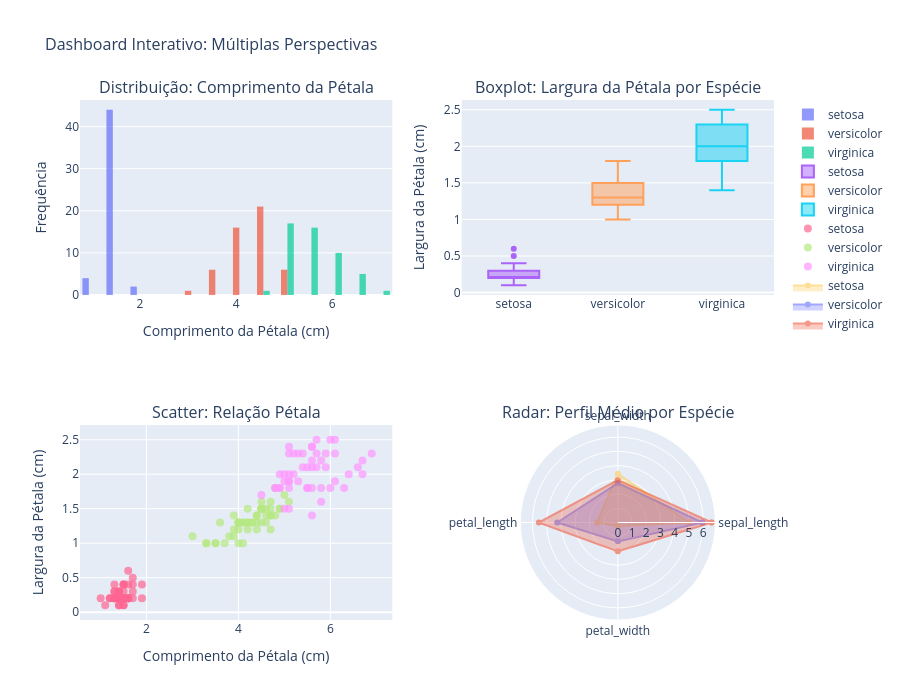

Write notebook code for a chart like this one.
### Code cell
# @title
# Dashboard interativo com Plotly
fig = make_subplots(
    rows=2, cols=2,
    subplot_titles=('Distribuição: Comprimento da Pétala',
                   'Boxplot: Largura da Pétala por Espécie',
                   'Scatter: Relação Pétala',
                   'Radar: Perfil Médio por Espécie'),
    specs=[[{'type': 'histogram'}, {'type': 'box'}],
           [{'type': 'scatter'}, {'type': 'polar'}]]
)

# 1. Histograma
for species in iris['species'].unique():
    subset = iris[iris['species'] == species]
    fig.add_trace(
        go.Histogram(x=subset['petal_length'], name=species, opacity=0.7),
        row=1, col=1
    )

# 2. Boxplot
for species in iris['species'].unique():
    subset = iris[iris['species'] == species]
    fig.add_trace(
        go.Box(y=subset['petal_width'], name=species),
        row=1, col=2
    )

# 3. Scatter
for species in iris['species'].unique():
    subset = iris[iris['species'] == species]
    fig.add_trace(
        go.Scatter(x=subset['petal_length'], y=subset['petal_width'],
                  mode='markers', name=species,
                  marker=dict(size=8, opacity=0.7)),
        row=2, col=1
    )

# 4. Radar Chart
categories = features
for species in iris['species'].unique():
    subset = iris[iris['species'] == species]
    values = subset[features].mean().values.tolist()
    values.append(values[0])  # Fechar o polígono

    fig.add_trace(
        go.Scatterpolar(
            r=values,
            theta=categories + [categories[0]],
            fill='toself',
            name=species,
            opacity=0.6
        ),
        row=2, col=2
    )

# Atualizando layout
fig.update_layout(
    height=700,
    showlegend=True,
    title_text="Dashboard Interativo: Múltiplas Perspectivas",
    title_font_size=16
)

# Ajustes específicos
fig.update_xaxes(title_text="Comprimento da Pétala (cm)", row=1, col=1)
fig.update_xaxes(title_text="Comprimento da Pétala (cm)", row=2, col=1)
fig.update_yaxes(title_text="Frequência", row=1, col=1)
fig.update_yaxes(title_text="Largura da Pétala (cm)", row=1, col=2)
fig.update_yaxes(title_text="Largura da Pétala (cm)", row=2, col=1)

fig.show()

print("📊 DASHBOARD INSIGHTS:")
print("• Histograma: Distribuições bimodais indicam separação natural")
print("• Boxplot: Setosa tem menor variabilidade")
print("• Scatter: Correlação linear forte entre dimensões da pétala")
print("• Radar: Perfis distintos - Setosa é menor em todas as dimensões")

### Figure 1 — Plotly figure (JSON) as saved in the notebook; plotly's stock layout.template omitted (floating-point values rounded to 4 significant figures)
{"data": [{"name": "setosa", "opacity": 0.7, "type": "histogram", "x": [1.4, 1.4, 1.3, 1.5, 1.4, 1.7, 1.4, 1.5, 1.4, 1.5, 1.5, 1.6, 1.4, 1.1, 1.2, 1.5, 1.3, 1.4, 1.7, 1.5, 1.7, 1.5, 1.0, 1.7, 1.9, 1.6, 1.6, 1.5, 1.4, 1.6, 1.6, 1.5, 1.5, 1.4, 1.5, 1.2, 1.3, 1.4, 1.3, 1.5, 1.3, 1.3, 1.3, 1.6, 1.9, 1.4, 1.6, 1.4, 1.5, 1.4], "xaxis": "x", "yaxis": "y"}, {"name": "versicolor", "opacity": 0.7, "type": "histogram", "x": [4.7, 4.5, 4.9, 4.0, 4.6, 4.5, 4.7, 3.3, 4.6, 3.9, 3.5, 4.2, 4.0, 4.7, 3.6, 4.4, 4.5, 4.1, 4.5, 3.9, 4.8, 4.0, 4.9, 4.7, 4.3, 4.4, 4.8, 5.0, 4.5, 3.5, 3.8, 3.7, 3.9, 5.1, 4.5, 4.5, 4.7, 4.4, 4.1, 4.0, 4.4, 4.6, 4.0, 3.3, 4.2, 4.2, 4.2, 4.3, 3.0, 4.1], "xaxis": "x", "yaxis": "y"}, {"name": "virginica", "opacity": 0.7, "type": "histogram", "x": [6.0, 5.1, 5.9, 5.6, 5.8, 6.6, 4.5, 6.3, 5.8, 6.1, 5.1, 5.3, 5.5, 5.0, 5.1, 5.3, 5.5, 6.7, 6.9, 5.0, 5.7, 4.9, 6.7, 4.9, 5.7, 6.0, 4.8, 4.9, 5.6, 5.8, 6.1, 6.4, 5.6, 5.1, 5.6, 6.1, 5.6, 5.5, 4.8, 5.4, 5.6, 5.1, 5.1, 5.9, 5.7, 5.2, 5.0, 5.2, 5.4, 5.1], "xaxis": "x", "yaxis": "y"}, {"name": "setosa", "type": "box", "xaxis": "x2", "y": [0.2, 0.2, 0.2, 0.2, 0.2, 0.4, 0.3, 0.2, 0.2, 0.1, 0.2, 0.2, 0.1, 0.1, 0.2, 0.4, 0.4, 0.3, 0.3, 0.3, 0.2, 0.4, 0.2, 0.5, 0.2, 0.2, 0.4, 0.2, 0.2, 0.2, 0.2, 0.4, 0.1, 0.2, 0.2, 0.2, 0.2, 0.1, 0.2, 0.2, 0.3, 0.3, 0.2, 0.6, 0.4, 0.3, 0.2, 0.2, 0.2, 0.2], "yaxis": "y2"}, {"name": "versicolor", "type": "box", "xaxis": "x2", "y": [1.4, 1.5, 1.5, 1.3, 1.5, 1.3, 1.6, 1.0, 1.3, 1.4, 1.0, 1.5, 1.0, 1.4, 1.3, 1.4, 1.5, 1.0, 1.5, 1.1, 1.8, 1.3, 1.5, 1.2, 1.3, 1.4, 1.4, 1.7, 1.5, 1.0, 1.1, 1.0, 1.2, 1.6, 1.5, 1.6, 1.5, 1.3, 1.3, 1.3, 1.2, 1.4, 1.2, 1.0, 1.3, 1.2, 1.3, 1.3, 1.1, 1.3], "yaxis": "y2"}, {"name": "virginica", "type": "box", "xaxis": "x2", "y": [2.5, 1.9, 2.1, 1.8, 2.2, 2.1, 1.7, 1.8, 1.8, 2.5, 2.0, 1.9, 2.1, 2.0, 2.4, 2.3, 1.8, 2.2, 2.3, 1.5, 2.3, 2.0, 2.0, 1.8, 2.1, 1.8, 1.8, 1.8, 2.1, 1.6, 1.9, 2.0, 2.2, 1.5, 1.4, 2.3, 2.4, 1.8, 1.8, 2.1, 2.4, 2.3, 1.9, 2.3, 2.5, 2.3, 1.9, 2.0, 2.3, 1.8], "yaxis": "y2"}, {"marker": {"opacity": 0.7, "size": 8}, "mode": "markers", "name": "setosa", "type": "scatter", "x": [1.4, 1.4, 1.3, 1.5, 1.4, 1.7, 1.4, 1.5, 1.4, 1.5, 1.5, 1.6, 1.4, 1.1, 1.2, 1.5, 1.3, 1.4, 1.7, 1.5, 1.7, 1.5, 1.0, 1.7, 1.9, 1.6, 1.6, 1.5, 1.4, 1.6, 1.6, 1.5, 1.5, 1.4, 1.5, 1.2, 1.3, 1.4, 1.3, 1.5, 1.3, 1.3, 1.3, 1.6, 1.9, 1.4, 1.6, 1.4, 1.5, 1.4], "xaxis": "x3", "y": [0.2, 0.2, 0.2, 0.2, 0.2, 0.4, 0.3, 0.2, 0.2, 0.1, 0.2, 0.2, 0.1, 0.1, 0.2, 0.4, 0.4, 0.3, 0.3, 0.3, 0.2, 0.4, 0.2, 0.5, 0.2, 0.2, 0.4, 0.2, 0.2, 0.2, 0.2, 0.4, 0.1, 0.2, 0.2, 0.2, 0.2, 0.1, 0.2, 0.2, 0.3, 0.3, 0.2, 0.6, 0.4, 0.3, 0.2, 0.2, 0.2, 0.2], "yaxis": "y3"}, {"marker": {"opacity": 0.7, "size": 8}, "mode": "markers", "name": "versicolor", "type": "scatter", "x": [4.7, 4.5, 4.9, 4.0, 4.6, 4.5, 4.7, 3.3, 4.6, 3.9, 3.5, 4.2, 4.0, 4.7, 3.6, 4.4, 4.5, 4.1, 4.5, 3.9, 4.8, 4.0, 4.9, 4.7, 4.3, 4.4, 4.8, 5.0, 4.5, 3.5, 3.8, 3.7, 3.9, 5.1, 4.5, 4.5, 4.7, 4.4, 4.1, 4.0, 4.4, 4.6, 4.0, 3.3, 4.2, 4.2, 4.2, 4.3, 3.0, 4.1], "xaxis": "x3", "y": [1.4, 1.5, 1.5, 1.3, 1.5, 1.3, 1.6, 1.0, 1.3, 1.4, 1.0, 1.5, 1.0, 1.4, 1.3, 1.4, 1.5, 1.0, 1.5, 1.1, 1.8, 1.3, 1.5, 1.2, 1.3, 1.4, 1.4, 1.7, 1.5, 1.0, 1.1, 1.0, 1.2, 1.6, 1.5, 1.6, 1.5, 1.3, 1.3, 1.3, 1.2, 1.4, 1.2, 1.0, 1.3, 1.2, 1.3, 1.3, 1.1, 1.3], "yaxis": "y3"}, {"marker": {"opacity": 0.7, "size": 8}, "mode": "markers", "name": "virginica", "type": "scatter", "x": [6.0, 5.1, 5.9, 5.6, 5.8, 6.6, 4.5, 6.3, 5.8, 6.1, 5.1, 5.3, 5.5, 5.0, 5.1, 5.3, 5.5, 6.7, 6.9, 5.0, 5.7, 4.9, 6.7, 4.9, 5.7, 6.0, 4.8, 4.9, 5.6, 5.8, 6.1, 6.4, 5.6, 5.1, 5.6, 6.1, 5.6, 5.5, 4.8, 5.4, 5.6, 5.1, 5.1, 5.9, 5.7, 5.2, 5.0, 5.2, 5.4, 5.1], "xaxis": "x3", "y": [2.5, 1.9, 2.1, 1.8, 2.2, 2.1, 1.7, 1.8, 1.8, 2.5, 2.0, 1.9, 2.1, 2.0, 2.4, 2.3, 1.8, 2.2, 2.3, 1.5, 2.3, 2.0, 2.0, 1.8, 2.1, 1.8, 1.8, 1.8, 2.1, 1.6, 1.9, 2.0, 2.2, 1.5, 1.4, 2.3, 2.4, 1.8, 1.8, 2.1, 2.4, 2.3, 1.9, 2.3, 2.5, 2.3, 1.9, 2.0, 2.3, 1.8], "yaxis": "y3"}, {"fill": "toself", "name": "setosa", "opacity": 0.6, "r": [5.006, 3.428, 1.462, 0.246, 5.006], "subplot": "polar", "theta": ["sepal_length", "sepal_width", "petal_length", "petal_width", "sepal_length"], "type": "scatterpolar"}, {"fill": "toself", "name": "versicolor", "opacity": 0.6, "r": [5.936, 2.77, 4.26, 1.326, 5.936], "subplot": "polar", "theta": ["sepal_length", "sepal_width", "petal_length", "petal_width", "sepal_length"], "type": "scatterpolar"}, {"fill": "toself", "name": "virginica", "opacity": 0.6, "r": [6.588, 2.974, 5.552, 2.026, 6.588], "subplot": "polar", "theta": ["sepal_length", "sepal_width", "petal_length", "petal_width", "sepal_length"], "type": "scatterpolar"}], "layout": {"annotations": [{"font": {"size": 16}, "showarrow": false, "text": "Distribuição: Comprimento da Pétala", "x": 0.225, "xanchor": "center", "xref": "paper", "y": 1, "yanchor": "bottom", "yref": "paper"}, {"font": {"size": 16}, "showarrow": false, "text": "Boxplot: Largura da Pétala por Espécie", "x": 0.775, "xanchor": "center", "xref": "paper", "y": 1, "yanchor": "bottom", "yref": "paper"}, {"font": {"size": 16}, "showarrow": false, "text": "Scatter: Relação Pétala", "x": 0.225, "xanchor": "center", "xref": "paper", "y": 0.375, "yanchor": "bottom", "yref": "paper"}, {"font": {"size": 16}, "showarrow": false, "text": "Radar: Perfil Médio por Espécie", "x": 0.775, "xanchor": "center", "xref": "paper", "y": 0.375, "yanchor": "bottom", "yref": "paper"}], "height": 700, "polar": {"domain": {"x": [0.55, 1], "y": [0, 0.375]}}, "showlegend": true, "title": {"font": {"size": 16}, "text": "Dashboard Interativo: Múltiplas Perspectivas"}, "xaxis": {"anchor": "y", "domain": [0, 0.45], "title": {"text": "Comprimento da Pétala (cm)"}}, "xaxis2": {"anchor": "y2", "domain": [0.55, 1]}, "xaxis3": {"anchor": "y3", "domain": [0, 0.45], "title": {"text": "Comprimento da Pétala (cm)"}}, "yaxis": {"anchor": "x", "domain": [0.625, 1], "title": {"text": "Frequência"}}, "yaxis2": {"anchor": "x2", "domain": [0.625, 1], "title": {"text": "Largura da Pétala (cm)"}}, "yaxis3": {"anchor": "x3", "domain": [0, 0.375], "title": {"text": "Largura da Pétala (cm)"}}}}
